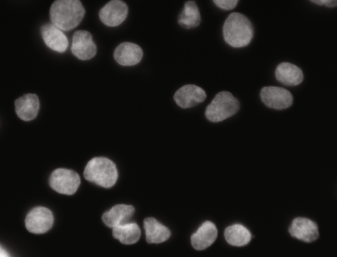
#> input picture data/cell_sam.png, 338 x 257 px, found by its file name
$ python segmentation_module.py   (older library calls are emulated)
#> lines starting #> are read from the running program, lines starting #| are printed output that depends on the picture; after the words box and inside, x2 and y2 are one past the last pixel; in counts of white or black regions, pixels touching at a corner belong together
import cv2
import numpy as np
import pandas as pd
import matplotlib.pyplot as plt
class ImageSegmentation:
    def __init__(self, image_path):
        self.image_path=image_path
    def watershed_segmentation(self):# Read the image
        try:
            img = cv2.imread(self.image_path)
#> img is the input picture: shape (257, 338, 3); mean B, G, R 27.1, 28.3, 28.9
            if img is None:
                raise  FileNotFoundError(f"Unable to read image at '{image_path}'")
            gray = cv2.cvtColor(img, cv2.COLOR_BGR2GRAY)

            ## Apply thresholding to obtain a binary image
            ret, thresh = cv2.threshold(gray, 0, 255, cv2.THRESH_BINARY_INV + cv2.THRESH_OTSU)
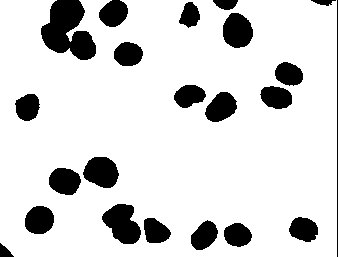
#> thresh: shape (257, 338); 84.9% white; 22 black regions, largest, box (x1, y1, x2, y2) and area: (41, 0, 96, 60) 2079, (102, 204, 141, 244) 1037, (83, 157, 119, 188) 838
#> ret = 66

            # Perform morphological operations to remove noise and smoothen edges
            kernel = np.ones((3,3), np.uint8)
            opening = cv2.morphologyEx(thresh, cv2.MORPH_OPEN, kernel, iterations=2)
#> opening: shape (257, 338); 84.6% white; 17 black regions, largest, box (x1, y1, x2, y2) and area: (41, 0, 96, 60) 2162, (102, 204, 171, 244) 1581, (49, 157, 119, 195) 1533

            # Sure background area
            sure_bg = cv2.dilate(opening, kernel, iterations=3)
#> sure_bg: shape (257, 338); 91.9% white; 19 black regions (1 under 20 px), largest, box (x1, y1, x2, y2) and area: (44, 0, 93, 57) 1514, (106, 207, 167, 241) 854, (264, 66, 300, 106) 548

            # Finding sure foreground area using distance transform
            dist_transform = cv2.distanceTransform(opening, cv2.DIST_L2, 5)
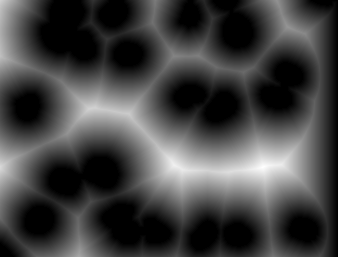
#> dist_transform: shape (257, 338) float32; min 0, max 60.33, mean 16; drawn with min black and max white
            ret, sure_fg = cv2.threshold(dist_transform, 0.7 * dist_transform.max(), 255, 0)
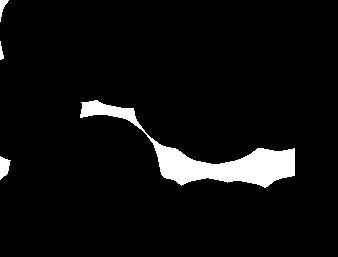
#> sure_fg: shape (257, 338) float32; 5.4% white; 4 white regions, box (x1, y1, x2, y2) and area: (80, 100, 295, 188) 4419, (0, 156, 11, 180) 170, (0, 0, 9, 22) 80, (0, 41, 4, 60) 45
#> ret = 42.23

            # Finding unknown region
            sure_fg = np.uint8(sure_fg)
            unknown = cv2.subtract(sure_bg, sure_fg)
#> unknown: shape (257, 338); 86.5% white; 23 black regions (1 under 20 px), largest, box (x1, y1, x2, y2) and area: (80, 100, 295, 188) 4419, (44, 0, 93, 57) 1514, (106, 207, 167, 241) 854

            # Marker labelling for watershed
            ret, markers = cv2.connectedComponents(sure_fg)
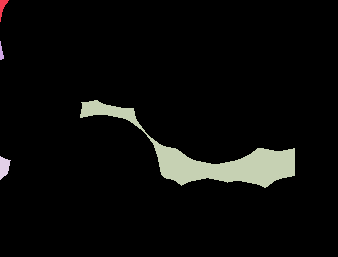
#> markers: shape (257, 338) int32; 5 distinct labels, from 0 to 4; one colour per label, 0 black
#> ret = 5
            markers = markers + 1
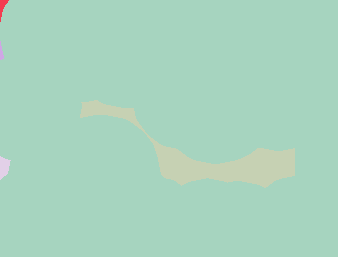
#> markers: shape (257, 338) int32; 5 distinct labels, from 1 to 5; one colour per label, 0 black
            markers[unknown == 255] = 0
#> markers: shape (257, 338) int32; 6 distinct labels, from 0 to 5
            markers = cv2.watershed(img, markers.astype(np.int32))  # Ensure 'markers' is of type np.int32
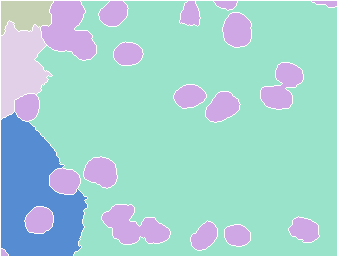
#> markers: shape (257, 338) int32; 6 distinct labels, from -1 to 5; one colour per label, 0 black, -1 white

            # Mark watershed boundaries in the original image
            img[markers == -1] = [255, 0, 0]
#> img: shape (257, 338, 3); 3.5% of pixels changed, all inside (x1, y1, x2, y2) = (0, 0, 338, 257)

            # Display the result
            plt.imshow(cv2.cvtColor(img, cv2.COLOR_BGR2RGB))
            plt.title('Watershed Segmentation')
            plt.axis('off')
            plt.show()
            return img
        except Exception as e:
            print(f"Error: {e}")
    def extract_properties(self,segmented_markers):
        # Convert the segmented_markers image to grayscale if needed
        if len(segmented_markers.shape) > 2:
            segmented_markers = cv2.cvtColor(segmented_markers, cv2.COLOR_BGR2GRAY)
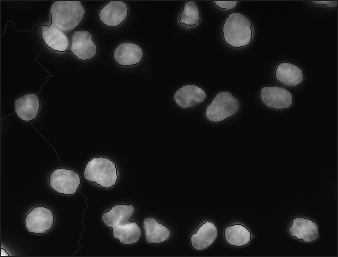
#> segmented_markers: shape (257, 338); min 7, max 242, mean 27.2
        # Apply connected components to get properties of segmented regions
        num_labels, markers = cv2.connectedComponents(segmented_markers)
#> markers: shape (257, 338) int32; every value is 1
#> num_labels = 2
        stats = cv2.connectedComponentsWithStats(segmented_markers, connectivity=8, ltype=cv2.CV_32S)

        # Extract properties such as area, centroid, bounding box, etc.
        areas = stats[2][:, cv2.CC_STAT_AREA]
#> areas = [0, 86866]
        centroids = stats[3][:, :2]
#> centroids = [[nan, nan], [168.5, 128]]
        bounding_boxes = stats[2][:, cv2.CC_STAT_LEFT:cv2.CC_STAT_TOP + 4]  # Adjust columns based on desired properties
#> bounding_boxes = [[-1, 2147483647, 0, 0, 0], [0, 0, 338, 257, 86866]]

        # Create a Pandas DataFrame to store the properties
        data = {
            'Area': areas,
            'Centroid_X': centroids[:, 0],
            'Centroid_Y': centroids[:, 1],
            'Bounding_Box_Left': bounding_boxes[:, 0],
            'Bounding_Box_Top': bounding_boxes[:, 1],
            'Bounding_Box_Width': bounding_boxes[:, 2],
            'Bounding_Box_Height': bounding_boxes[:, 3]
        }
#> data = {'Area': [0, 86866], 'Centroid_X': [nan, 168.5], 'Centroid_Y': [nan, 128], 'Bounding_Box_Left': [-1, 0], 'Bounding_Box_Top': [2147483647, 0], 'Bounding_Box_Width': [0, 338], 'Bounding_Box_Height': [0, 257]}

        df = pd.DataFrame(data)
#> df = table of 2 rows and 7 columns
        return df

    def write_properties_to_csv(self,properties_df,output_file):
        properties_df.to_csv(output_file, index=False)
if __name__ == "__main__":
    image_path = 'C:/Segmentation_package/data/cell_sam.png'  # Replace with the path to your image
    segmenter = ImageSegmentation(image_path)
    # Perform segmentation
    segmented_image = segmenter.watershed_segmentation()
    properties_df =segmenter.extract_properties(segmented_image)
#> properties_df = table of 2 rows and 7 columns
    segmenter.write_properties_to_csv(properties_df, 'segment_properties.csv')
